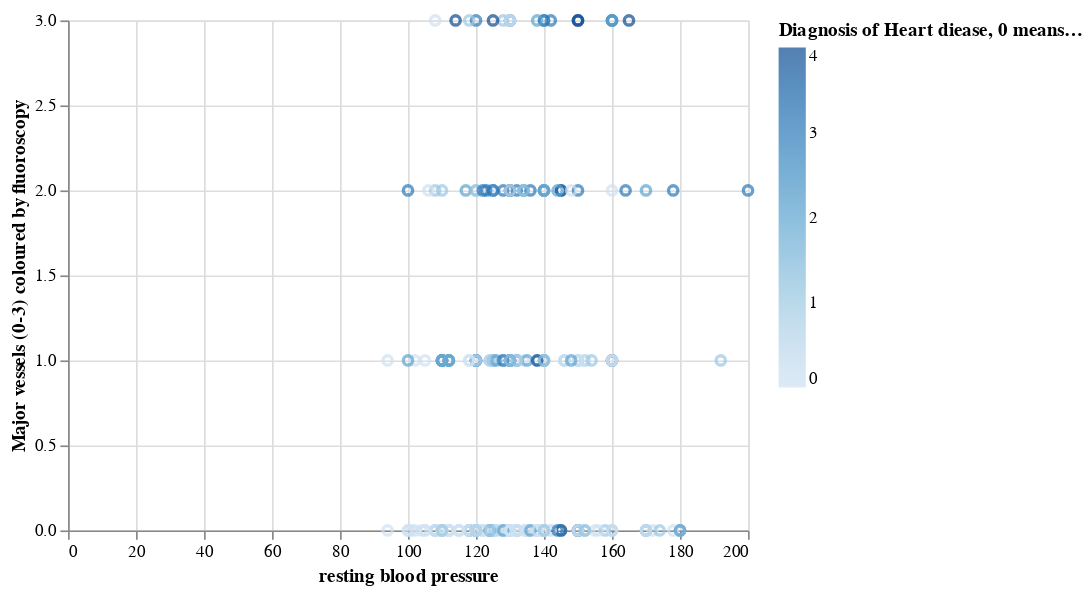

Here is the notebook cell this chart was saved with:
### Code cell
trestbps_ca_plot = alt.Chart(cleveland).mark_point().encode(
    x = alt.X("trestbps", title = "resting blood pressure"),
    y = alt.Y('ca', title = "Major vessels (0-3) coloured by fluoroscopy"),
    color = alt.Color("num", title = "Diagnosis of Heart diease, 0 means None")
)
trestbps_ca_plot

### Figure 1 — Vega-Lite specification as saved in the notebook (floating-point values rounded to 4 significant figures; data arrays with more than 128 entries replaced by an {"elided": "..."} marker saying what was removed)
{"config": {"view": {"continuousWidth": 400, "continuousHeight": 300}}, "data": {"name": "data-9e6ddf12bc48ba267478d547b68f0b96"}, "mark": "point", "encoding": {"color": {"field": "num", "title": "Diagnosis of Heart diease, 0 means None", "type": "quantitative"}, "x": {"field": "trestbps", "title": "resting blood pressure", "type": "quantitative"}, "y": {"field": "ca", "title": "Major vessels (0-3) coloured by fluoroscopy", "type": "quantitative"}}, "$schema": "https://vega.github.io/schema/vega-lite/v4.17.0.json", "datasets": {"data-9e6ddf12bc48ba267478d547b68f0b96": {"elided": "303 records"}}}
